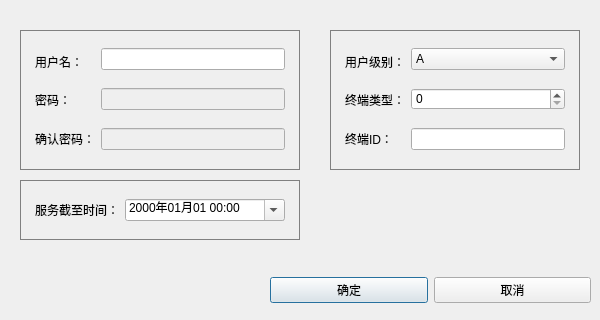
<?xml version="1.0" encoding="UTF-8"?>
<ui version="4.0">
 <class>ModifyUserDialog</class>
 <widget class="QDialog" name="ModifyUserDialog">
  <property name="windowModality">
   <enum>Qt::ApplicationModal</enum>
  </property>
  <property name="geometry">
   <rect>
    <x>0</x>
    <y>0</y>
    <width>600</width>
    <height>320</height>
   </rect>
  </property>
  <widget class="QGroupBox" name="groupBox">
   <property name="geometry">
    <rect>
     <x>20</x>
     <y>20</y>
     <width>280</width>
     <height>150</height>
    </rect>
   </property>
   <property name="styleSheet">
    <string notr="true">QGroupBox {
  border: 1px solid gray;
  margin-top: 10px;
  padding: 5px;
}
QGroupBox::title {
  top: -10px;
  left: 10px;
}</string>
   </property>
   <layout class="QHBoxLayout" name="horizontalLayout_5">
    <item>
     <layout class="QVBoxLayout" name="verticalLayout_5">
      <item>
       <widget class="QLabel" name="label_8">
        <property name="text">
         <string>用户名：</string>
        </property>
       </widget>
      </item>
      <item>
       <widget class="QLabel" name="label_9">
        <property name="text">
         <string>密码：</string>
        </property>
       </widget>
      </item>
      <item>
       <widget class="QLabel" name="label_10">
        <property name="text">
         <string>确认密码：</string>
        </property>
       </widget>
      </item>
     </layout>
    </item>
    <item>
     <layout class="QVBoxLayout" name="verticalLayout_6">
      <property name="spacing">
       <number>15</number>
      </property>
      <item>
       <widget class="QLineEdit" name="userNameEdit"/>
      </item>
      <item>
       <widget class="QLineEdit" name="userPasswordEdit">
        <property name="enabled">
         <bool>false</bool>
        </property>
        <property name="echoMode">
         <enum>QLineEdit::Password</enum>
        </property>
       </widget>
      </item>
      <item>
       <widget class="QLineEdit" name="confirmUserPasswordEdit">
        <property name="enabled">
         <bool>false</bool>
        </property>
        <property name="echoMode">
         <enum>QLineEdit::Password</enum>
        </property>
       </widget>
      </item>
     </layout>
    </item>
   </layout>
  </widget>
  <widget class="QWidget" name="horizontalLayoutWidget">
   <property name="geometry">
    <rect>
     <x>270</x>
     <y>270</y>
     <width>321</width>
     <height>41</height>
    </rect>
   </property>
   <layout class="QHBoxLayout" name="horizontalLayout_6">
    <property name="spacing">
     <number>6</number>
    </property>
    <item>
     <widget class="QPushButton" name="confirmButton">
      <property name="sizePolicy">
       <sizepolicy hsizetype="Minimum" vsizetype="Fixed">
        <horstretch>0</horstretch>
        <verstretch>0</verstretch>
       </sizepolicy>
      </property>
      <property name="text">
       <string>确定</string>
      </property>
     </widget>
    </item>
    <item>
     <widget class="QPushButton" name="cancelButton">
      <property name="text">
       <string>取消</string>
      </property>
     </widget>
    </item>
   </layout>
  </widget>
  <widget class="QGroupBox" name="groupBox_2">
   <property name="geometry">
    <rect>
     <x>330</x>
     <y>20</y>
     <width>250</width>
     <height>150</height>
    </rect>
   </property>
   <property name="styleSheet">
    <string notr="true">QGroupBox {
  border: 1px solid gray;
  margin-top: 10px;
  padding: 5px;
}
QGroupBox::title {
  top: -10px;
  left: 10px;
}</string>
   </property>
   <layout class="QHBoxLayout" name="horizontalLayout_7">
    <item>
     <layout class="QVBoxLayout" name="verticalLayout_7">
      <item>
       <widget class="QLabel" name="label_11">
        <property name="text">
         <string>用户级别：</string>
        </property>
       </widget>
      </item>
      <item>
       <widget class="QLabel" name="label_12">
        <property name="text">
         <string>终端类型：</string>
        </property>
       </widget>
      </item>
      <item>
       <widget class="QLabel" name="label_13">
        <property name="text">
         <string>终端ID：</string>
        </property>
       </widget>
      </item>
     </layout>
    </item>
    <item>
     <layout class="QVBoxLayout" name="verticalLayout_8">
      <property name="spacing">
       <number>15</number>
      </property>
      <item>
       <widget class="QComboBox" name="userLevelBox">
        <item>
         <property name="text">
          <string>A</string>
         </property>
        </item>
        <item>
         <property name="text">
          <string>B</string>
         </property>
        </item>
        <item>
         <property name="text">
          <string>C</string>
         </property>
        </item>
       </widget>
      </item>
      <item>
       <widget class="QSpinBox" name="terminalTypeBox">
        <property name="maximum">
         <number>10</number>
        </property>
       </widget>
      </item>
      <item>
       <widget class="QLineEdit" name="terminalIDEdit"/>
      </item>
     </layout>
    </item>
   </layout>
  </widget>
  <widget class="QGroupBox" name="groupBox_3">
   <property name="geometry">
    <rect>
     <x>20</x>
     <y>180</y>
     <width>280</width>
     <height>60</height>
    </rect>
   </property>
   <property name="styleSheet">
    <string notr="true">QGroupBox {
  border: 1px solid gray;
  padding: 5px;
}
QGroupBox::title {
  top: -10px;
  left: 10px;
}</string>
   </property>
   <layout class="QHBoxLayout" name="horizontalLayout_8" stretch="1,2">
    <item>
     <widget class="QLabel" name="label_14">
      <property name="text">
       <string>服务截至时间：</string>
      </property>
     </widget>
    </item>
    <item>
     <widget class="QDateTimeEdit" name="serviceDeadlineEdit">
      <property name="displayFormat">
       <string>yyyy年MM月dd hh:mm</string>
      </property>
      <property name="calendarPopup">
       <bool>true</bool>
      </property>
     </widget>
    </item>
   </layout>
  </widget>
 </widget>
 <resources/>
 <connections/>
</ui>
